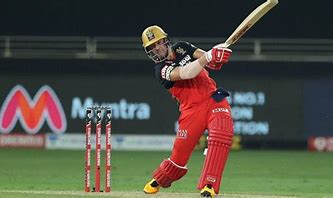
#> input picture AB1.jpg, 333 x 198 px
$ python Rgb_to_gray2.py
#> lines starting #> are read from the running program, lines starting #| are printed output that depends on the picture
import numpy as np
import matplotlib.pyplot as plt
import cv2

img = cv2.imread('AB1.jpg')
#> img is the input picture: shape (198, 333, 3); mean B, G, R 68, 78.4, 81.6


R,C,channel = img.shape
#> R = 198; C = 333; channel = 3
gray_img = np.zeros((R,C))

for i in range(R) :
    for j in range(C):
        x = int(img[i,j,0])+ int(img[i,j,1])+ int(img[i,j,2])
        x = x/3
        y=min(x,255)
        gray_img[i][j] = y
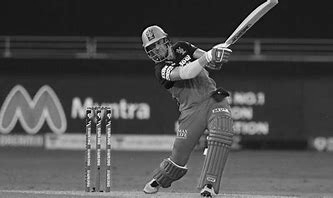
#> gray_img: shape (198, 333) float64; min 0, max 255, mean 76


filename = 'GREY_AB2.jpg'

# Using cv2.imwrite() method
# Saving the image
cv2.imwrite(filename, gray_img)
